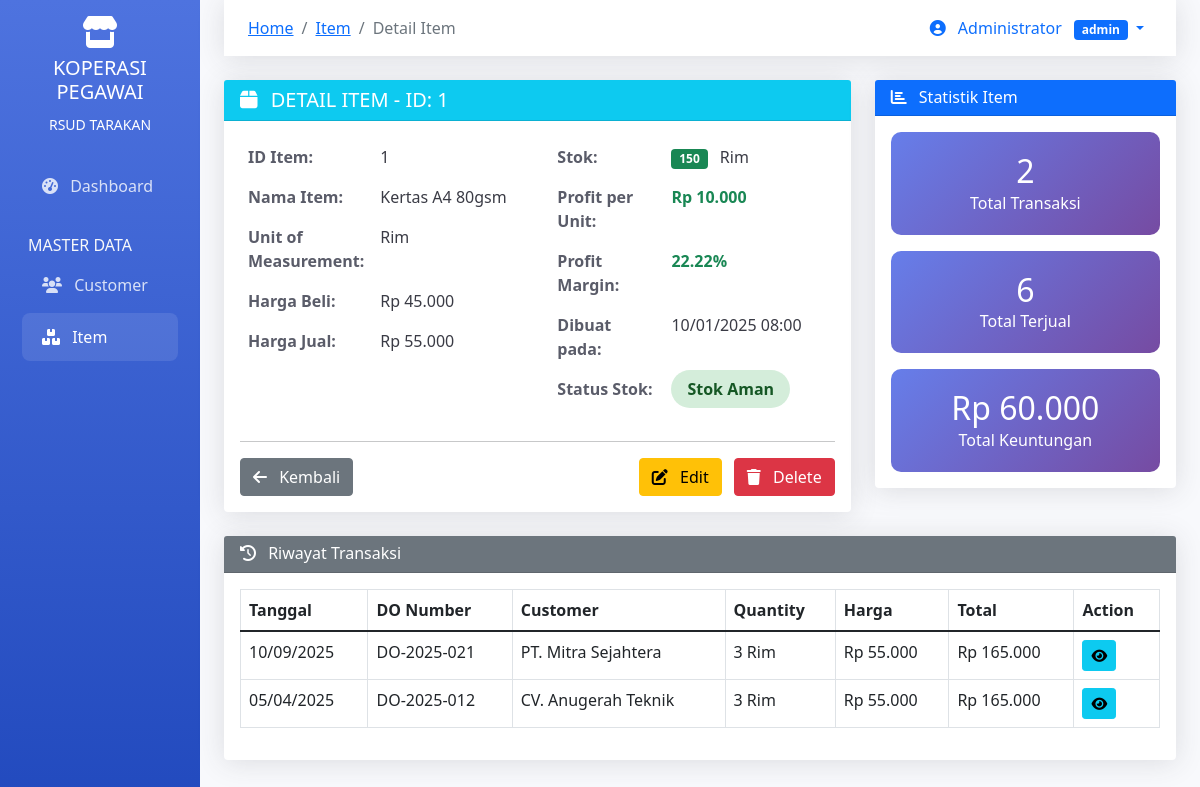
Screenshot of /modules/item/view.php?id=1 (signed in) with the database file from the repository.
### tables this page shows
CREATE TABLE petugas (
    id_user INT PRIMARY KEY AUTO_INCREMENT,
    nama_user VARCHAR(100) NOT NULL,
    username VARCHAR(50) NOT NULL UNIQUE,
    password VARCHAR(255) NOT NULL,
    level INT NOT NULL,
    created_at TIMESTAMP DEFAULT CURRENT_TIMESTAMP,
    FOREIGN KEY (level) REFERENCES level(id_level)
);

CREATE TABLE level (
    id_level INT PRIMARY KEY AUTO_INCREMENT,
    level VARCHAR(50) NOT NULL UNIQUE
);

CREATE TABLE item (
    id_item INT PRIMARY KEY AUTO_INCREMENT,
    nama_item VARCHAR(100) NOT NULL,
    uom VARCHAR(20) NOT NULL,  
    harga_beli DECIMAL(15,2) NOT NULL,
    harga_jual DECIMAL(15,2) NOT NULL,
    stok INT DEFAULT 0,
    created_at TIMESTAMP DEFAULT CURRENT_TIMESTAMP
);

CREATE TABLE transaction (
    id_transaction INT PRIMARY KEY AUTO_INCREMENT,
    id_sales INT NOT NULL,
    id_item INT NOT NULL,
    quantity INT NOT NULL,
    price DECIMAL(15,2) NOT NULL,
    amount DECIMAL(15,2) NOT NULL,
    created_at TIMESTAMP DEFAULT CURRENT_TIMESTAMP,
    FOREIGN KEY (id_sales) REFERENCES sales(id_sales) ON DELETE CASCADE,
    FOREIGN KEY (id_item) REFERENCES item(id_item)
);

CREATE TABLE sales (
    id_sales INT PRIMARY KEY AUTO_INCREMENT,
    tgl_sales DATE NOT NULL,
    id_customer INT NOT NULL,
    do_number VARCHAR(50) UNIQUE,
    status ENUM('pending', 'completed', 'cancelled') DEFAULT 'pending',
    total_amount DECIMAL(15,2) DEFAULT 0,
    created_at TIMESTAMP DEFAULT CURRENT_TIMESTAMP,
    FOREIGN KEY (id_customer) REFERENCES customer(id_customer)
);

CREATE TABLE customer (
    id_customer INT PRIMARY KEY AUTO_INCREMENT,
    nama_customer VARCHAR(100) NOT NULL,
    alamat TEXT,
    telp VARCHAR(20),
    fax VARCHAR(20),
    email VARCHAR(100),
    created_at TIMESTAMP DEFAULT CURRENT_TIMESTAMP
);

### modules/item/view.php (the view, shortened to what the rows shown need)
<?php
require_once __DIR__ . '/../../classes/Auth.php';
require_once __DIR__ . '/../../classes/Item.php';
$auth = new Auth();
$auth->requireLogin();
$item = new Item();
$user = $auth->getCurrentUser();
$id = $_GET['id'] ?? 0;
$itemData = $item->getById($id);
$transactions = $item->getItemTransactions($id);
$profitPerUnit = $itemData['harga_jual'] - $itemData['harga_beli'];
$profitMargin = $itemData['harga_beli'] > 0 ? (($profitPerUnit / $itemData['harga_beli']) * 100) : 0;
?>
<!DOCTYPE html>
<html lang="id">
<head>
    <link href="https://cdn.jsdelivr.net/npm/bootstrap@5.1.3/dist/css/bootstrap.min.css" rel="stylesheet">
    <link href="https://cdnjs.cloudflare.com/ajax/libs/font-awesome/6.0.0/css/all.min.css" rel="stylesheet">
</head>
<body>
    <div class="container-fluid">
        <div class="row">
            <main class="col-md-9 ms-sm-auto col-lg-10 px-md-4 main-content">
                <nav class="navbar navbar-expand-lg navbar-custom mb-4">
                    <div class="container-fluid">
                        <div class="collapse navbar-collapse" id="navbarNav">
                            <ul class="navbar-nav ms-auto">
                                <li class="nav-item dropdown">
                                    <a class="nav-link dropdown-toggle" href="#" id="navbarDropdown" role="button" data-bs-toggle="dropdown">
                                        <i class="fas fa-user-circle me-2"></i>
                                        <?= htmlspecialchars($user['nama_user']) ?>
                                        <span class="badge bg-primary ms-2"><?= htmlspecialchars($user['level_name']) ?></span>
                                    </a>
                                </li>
                            </ul>
                        </div>
                    </div>
                </nav>
                <div class="row">
                    <div class="col-lg-8">
                        <div class="card">
                            <div class="card-header bg-info text-white">
                                <h5 class="mb-0">
                                    <i class="fas fa-box me-2"></i>
                                    DETAIL ITEM - ID: <?= htmlspecialchars($itemData['id_item']) ?>
                                </h5>
                            </div>
                            <div class="card-body">
                                <div class="row">
                                    <div class="col-md-6">
                                        <table class="table table-borderless">
                                            <tr>
                                                <td class="info-label" width="40%">ID Item:</td>
                                                <td class="info-value"><?= htmlspecialchars($itemData['id_item']) ?></td>
                                            </tr>
                                            <tr>
                                                <td class="info-label">Nama Item:</td>
                                                <td class="info-value"><?= htmlspecialchars($itemData['nama_item']) ?></td>
                                            </tr>
                                            <tr>
                                                <td class="info-label">Unit of Measurement:</td>
                                                <td class="info-value"><?= htmlspecialchars($itemData['uom']) ?></td>
                                            </tr>
                                            <tr>
                                                <td class="info-label">Harga Beli:</td>
                                                <td class="info-value">Rp <?= number_format($itemData['harga_beli'], 0, ',', '.') ?></td>
                                            </tr>
                                            <tr>
                                                <td class="info-label">Harga Jual:</td>
                                                <td class="info-value">Rp <?= number_format($itemData['harga_jual'], 0, ',', '.') ?></td>
                                            </tr>
                                        </table>
                                    </div>
                                    <div class="col-md-6">
                                        <table class="table table-borderless">
                                            <tr>
                                                <td class="info-label" width="40%">Stok:</td>
                                                <td class="info-value">
                                                    <span class="badge bg-<?= $itemData['stok'] <= 2 ? 'danger' : ($itemData['stok'] <= 5 ? 'warning' : 'success') ?> me-2">
                                                        <?= $itemData['stok'] ?>
                                                    </span>
                                                    <?= htmlspecialchars($itemData['uom']) ?>
                                                </td>
                                            </tr>
                                            <tr>
                                                <td class="info-value text-<?= $profitPerUnit >= 0 ? 'success' : 'danger' ?>">
                                                    <strong>Rp <?= number_format($profitPerUnit, 0, ',', '.') ?></strong>
                                                </td>
                                            </tr>
                                            <tr>
                                                <td class="info-value text-<?= $profitMargin >= 0 ? 'success' : 'danger' ?>">
                                                    <strong><?= number_format($profitMargin, 2) ?>%</strong>
                                                </td>
                                            </tr>
                                            <tr>
                                                <td class="info-label">Dibuat pada:</td>
                                                <td class="info-value"><?= date('d/m/Y H:i', strtotime($itemData['created_at'])) ?></td>
                                            </tr>
                                        </table>
                                    </div>
                                </div>
                            </div>
                        </div>
                    </div>
                </div>
                <?php if (!empty($transactions)): ?>
                <div class="card mt-4">
                    <div class="card-body">
                        <div class="table-responsive">
                            <table class="table table-bordered table-hover">
                                <thead>
                                    <tr>
                                        <th>Tanggal</th>
                                        <th>DO Number</th>
                                        <th>Customer</th>
                                        <th>Quantity</th>
                                        <th>Harga</th>
                                        <th>Total</th>
                                        <th>Action</th>
                                    </tr>
                                </thead>
                                <tbody>
                                    <?php foreach ($transactions as $trans): ?>
                                    <tr>
                                        <td><?= date('d/m/Y', strtotime($trans['tgl_sales'])) ?></td>
                                        <td><?= htmlspecialchars($trans['do_number'] ?: '-') ?></td>
                                        <td><?= htmlspecialchars($trans['nama_customer']) ?></td>
                                        <td><?= $trans['quantity'] ?> <?= $itemData['uom'] ?></td>
                                        <td>Rp <?= number_format($trans['price'], 0, ',', '.') ?></td>
                                        <td>Rp <?= number_format($trans['amount'], 0, ',', '.') ?></td>
                                        <td>
                                            <a href="../sales/view.php?id=<?= $trans['id_sales'] ?>"
                                               class="btn btn-sm btn-info">
                                                <i class="fas fa-eye"></i>
                                            </a>
                                        </td>
                                    </tr>
                                    <?php endforeach; ?>
                                </tbody>
                            </table>
                        </div>
                    </div>
                </div>
                <?php endif; ?>
            </main>
        </div>
    </div>
</body>
</html>

### rows the page displays
petugas: nama_user "Administrator", level.level "admin"
item: id_item "1", nama_item "Kertas A4 80gsm", uom "Rim", harga_beli "45.000", harga_jual "55.000", stok "150", profitPerUnit "10.000", profitMargin "22.22", created_at "10/01/2025 08:00"
transaction: id_sales.tgl_sales "10/09/2025", id_sales.do_number "DO-2025-021", customer.nama_customer "PT. Mitra Sejahtera", quantity "3", id_item.uom "Rim", price "55.000", amount "165.000"
transaction: id_sales.tgl_sales "05/04/2025", id_sales.do_number "DO-2025-012", customer.nama_customer "CV. Anugerah Teknik", quantity "3", id_item.uom "Rim", price "55.000", amount "165.000"

### other values shown
count($transactions) "2"
$profitData['total_sold'] "6"
$profitData['total_profit'] "60.000"
